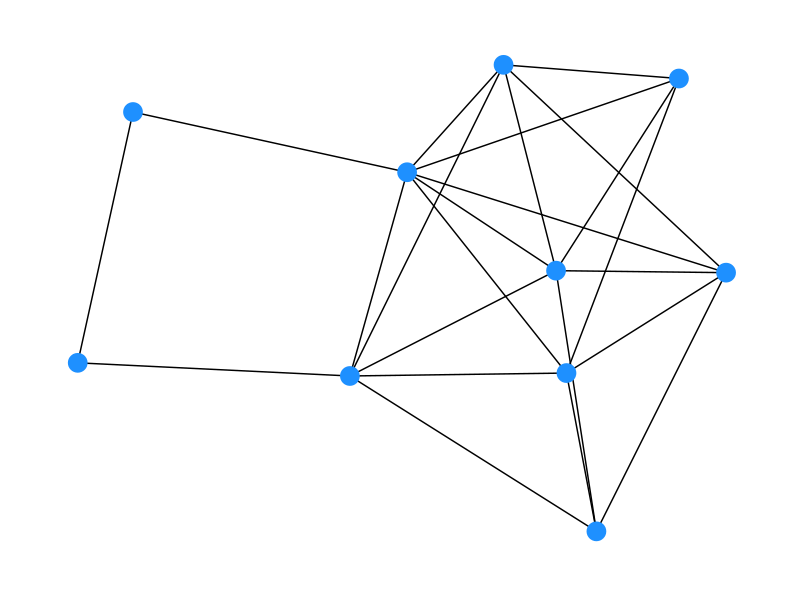
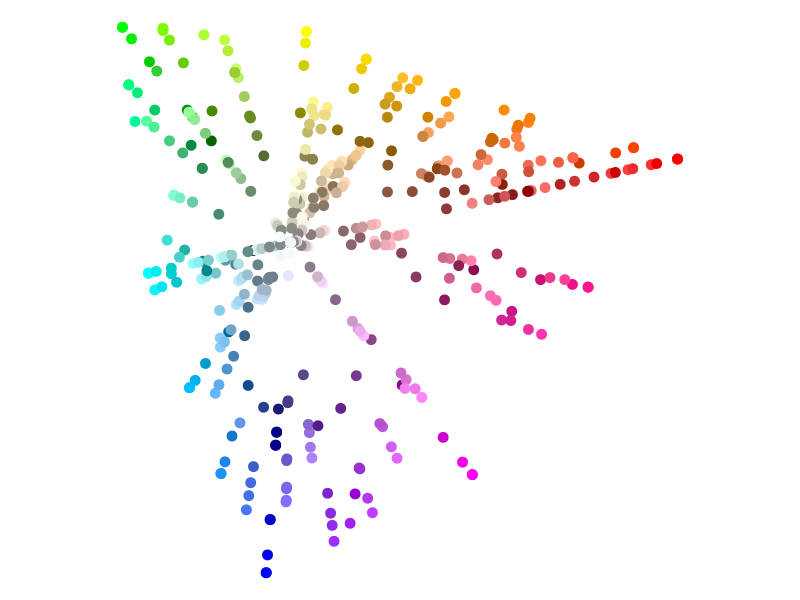
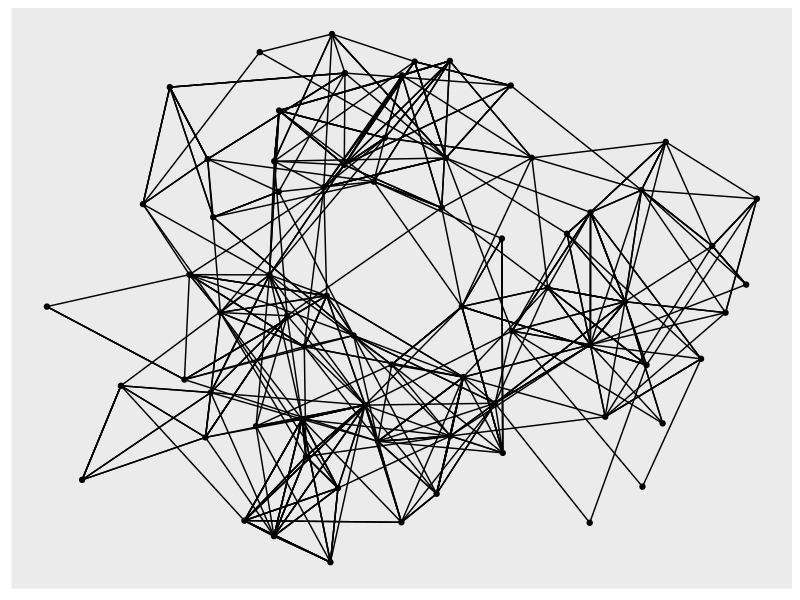
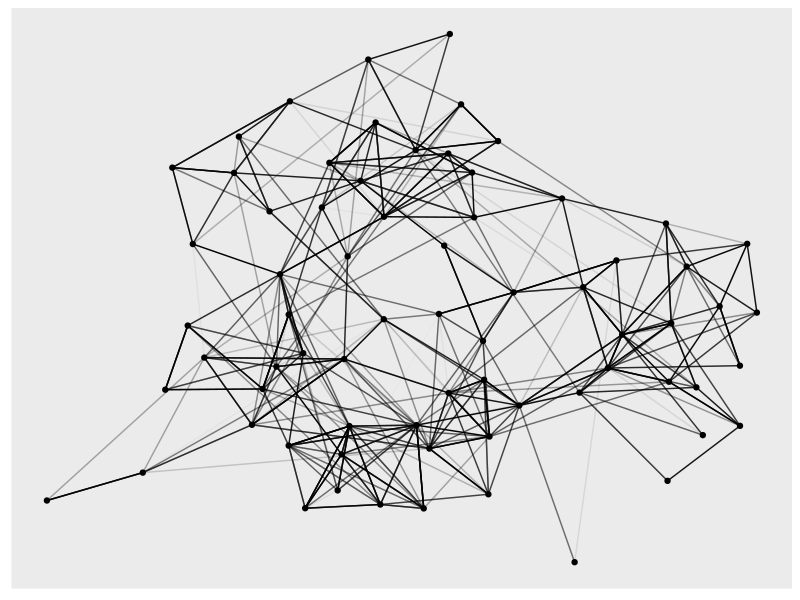
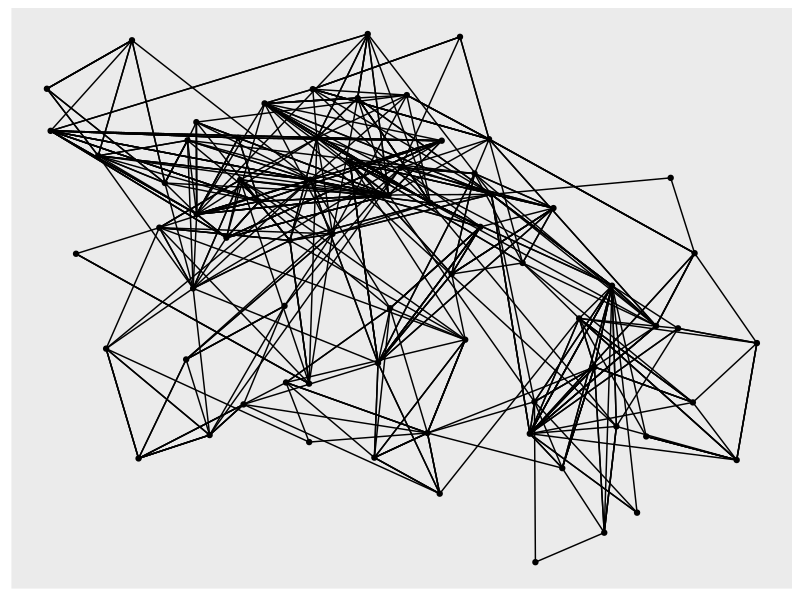
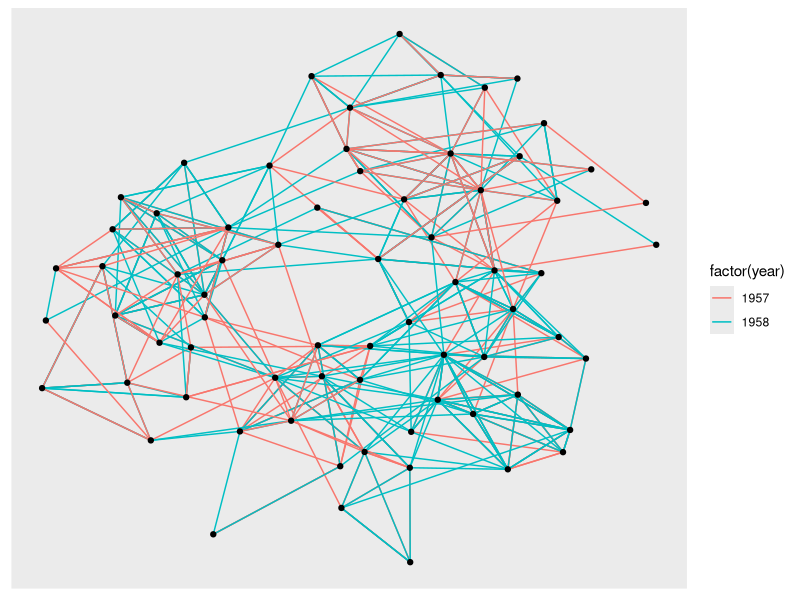
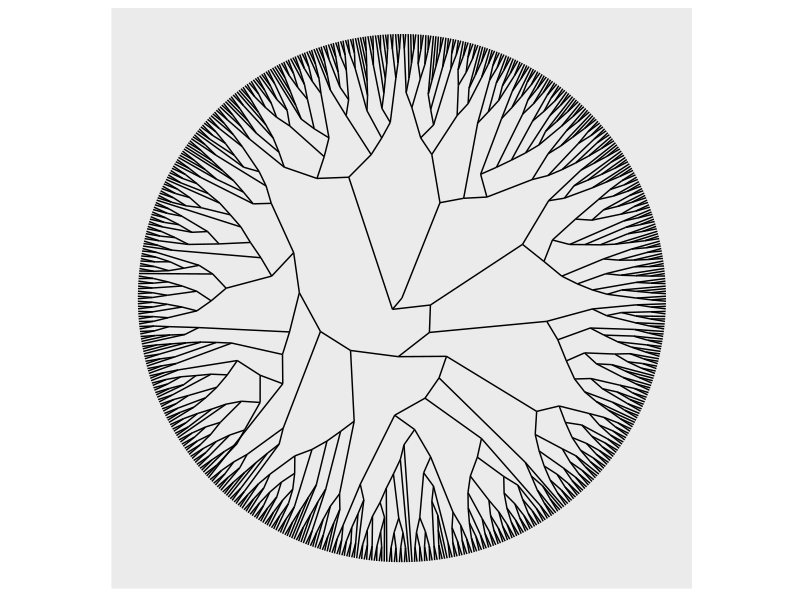
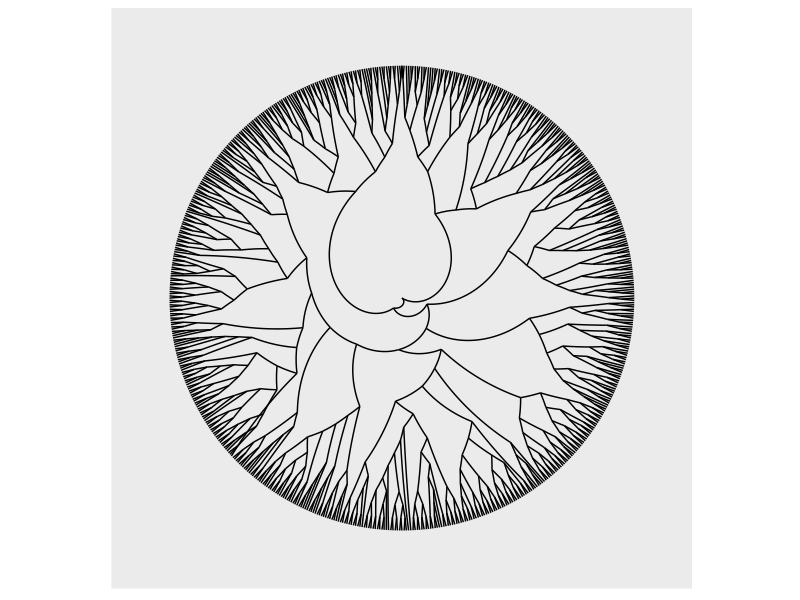

R code for these plots, in order:
## ---- chunk 1
set.seed(5)
library(tidygraph)
library(ggraph)
g <- tidygraph::play_gnp(n = 10, p = 0.5, directed = F)
ggraph(g)+
  geom_edge_link() +
  geom_node_point(col = "dodgerblue", size = 6)+
  theme_graph()
## ---- chunk 2
set.seed(3)
edge_list <- 
  data.frame(from = c(letters[1:4], letters[1:3]),
         to = c(letters[1:4], letters[2:4]),
         weight = c(rep(1, 4), runif(3)))
edge_list
## ---- chunk 3
g <- igraph::as_adjacency_matrix(igraph::simplify(igraph::graph_from_data_frame(edge_list)))
g
## ---- chunk 4
library(tidyverse)
## ---- chunk 5
library(tidygraph)

graph <- tidygraph::play_gnp(n = 10, p = 0.2) %>% 
  activate(nodes) %>% 
  mutate(class = sample(letters[1:4], n(), replace = TRUE)) %>% 
  activate(edges) %>% 
  arrange(.N()$class[from])

graph
## ---- chunk 6
data(highschool, package = "ggraph")
head(highschool)
## ---- chunk 7
hs_graph <- tidygraph::as_tbl_graph(highschool, directed = FALSE)
hs_graph
## ---- chunk 8
luv_colours <- as.data.frame(convertColor(t(col2rgb(colors())),
                                          "sRGB", "Luv"))
luv_colours$col <- colors()
head(luv_colours)
## ---- chunk 9
ggplot(luv_colours, aes(u, v)) + 
geom_point(aes(colour = col), size = 3) + 
scale_color_identity() + 
coord_equal() +
  theme_void()
## ---- chunk 10
luv_clust <- hclust(dist(ggplot2::luv_colours[, 1:3]))
## ---- chunk 11
class(luv_clust)
## ---- chunk 12
luv_graph <- as_tbl_graph(luv_clust)
luv_graph
class(luv_graph)
## ---- chunk 13
luv_graph %>% 
  tidygraph::activate(nodes) %>% 
             mutate(centrality = centrality_pagerank()) %>% 
             arrange(desc(centrality))
## ---- chunk 14
hs_graph <- tidygraph::as_tbl_graph(highschool, directed = FALSE)
## ---- chunk 15
library(ggraph)
ggraph(hs_graph) + 
  geom_edge_link() + 
  geom_node_point()
## ---- chunk 16
hs_graph <- hs_graph %>%
  tidygraph::activate(edges) %>% 
             mutate(edge_weights = runif(n()))

ggraph(hs_graph, layout = "stress", weights = edge_weights) + 
  geom_edge_link(aes(alpha = edge_weights)) + 
  geom_node_point() + 
  scale_edge_alpha_identity()
## ---- chunk 17
layout <- ggraph::create_layout(hs_graph, layout = 'drl')

ggraph(layout) + 
  geom_edge_link() + 
  geom_node_point()
## ---- chunk 18
library(ggraph)
library(igraph)

hs_graph2 <- igraph::graph_from_data_frame(highschool)

layout <- create_layout(hs_graph2, layout = "kk")
class(layout)

ggraph(layout) + 
    geom_edge_link(aes(colour = factor(year))) + 
    geom_node_point() 
## ---- chunk 19
g1 <- igraph::graph(edges=c(1,2, 2,3, 3, 1), n=3, directed=F ) 


E(g1); # access to the edges
V(g1); # the vertics
g1[] # access to the matrix
## ---- chunk 20
ggraph(luv_graph, layout = 'dendrogram', circular = TRUE) + 
  geom_edge_link() + 
  coord_fixed()
## ---- chunk 21
ggraph(luv_graph, layout = 'dendrogram') + 
  geom_edge_link() + 
  coord_polar() + 
  scale_y_reverse()
## ---- chunk 22
ggraph(luv_graph, layout = "stress") + 
  geom_edge_link() + 
  geom_node_point(aes(colour = factor(members)),
                  show.legend = F)
## ---- chunk 23
ggraph(luv_graph, layout = "stress") + 
  geom_edge_link() + 
  geom_node_point(aes(colour = centrality_power()))
## ---- chunk 24
ggraph(luv_graph, layout = "treemap") + 
  geom_node_tile(aes(fill = depth))
## ---- chunk 25
set.seed(123)
ggraph(hs_graph, layout = "stress") + 
  geom_edge_link(aes(alpha = after_stat(index)))
## ---- chunk 26
graph <- tidygraph::play_gnp(n = 10, p = 0.2) %>% 
                    activate(nodes) %>% 
                    mutate(class = sample(letters[1:4], 
                                          n(), replace = TRUE)) %>% 
                    activate(edges) %>% 
                    arrange(.N()$class[from])
## ---- chunk 27
ggraph(graph, layout = "stress") + 
  geom_edge_link2(
    aes(colour = node.class), 
    width = 3,
    lineend = "round")
## ---- chunk 28
ggraph(hs_graph, layout = "stress") + 
  geom_edge_parallel()
## ---- chunk 29
ggraph(luv_graph, layout = "dendrogram", height = height) + 
  geom_edge_elbow()
## ---- chunk 30
set.seed(1011)
ggraph(graph, layout = "stress") + 
  geom_edge_link(
    arrow = arrow(), 
    start_cap = circle(5, "mm"),
    end_cap = circle(5, "mm")
  ) + 
  geom_node_point(aes(colour = class), size = 8)
## ---- chunk 31
ggraph(hs_graph, layout = "matrix", sort.by = node_rank_traveller()) + 
  geom_edge_point()
## ---- chunk 32
ggraph(hs_graph, layout = "stress") + 
  geom_edge_link() + 
  geom_node_point() + 
  facet_edges(~year)
